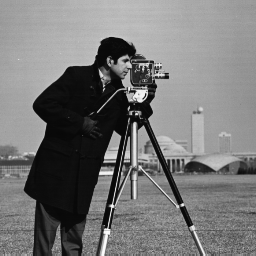
%> input picture lab2/images/cameraman.png, 256 x 256 px
$ octave --eval "es4;"   (GNU Octave 9; MATLAB toolbox functions it lacks are replaced by stand-ins)
%> lines starting %> are read from the running program, lines starting %| are printed output that depends on the picture
function es4()

cameraman = double(imread('./images/cameraman.png'));
%> cameraman: size 256x256 double; min 7, max 253, mean 118.7; mean of the top-left, top-right, bottom-left and bottom-right quarters 119.9, 153.8, 75.8, 125.4
wagon = double(imread('./images/wagon.png'));
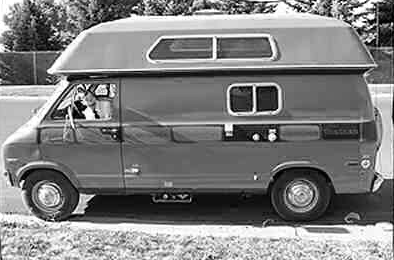
%> input picture lab2/images/wagon.png, 394 x 260 px
%> wagon: size 260x394 double; min 0, max 255, mean 127; mean of the top-left, top-right, bottom-left and bottom-right quarters 134.4, 128.9, 127.6, 117.4

p = {cameraman wagon};
%> p = 2 items
n = [3 5 25];    % kernel size
a = [.5 .9 2.5]; % alpha values

h = size(n,2);
w = size(a,2);

for k = 1:size(p,2) % iterate over images
    figure;
    for i = 1:h     % iterate over kernel sizes
        for j = 1:w % iterate over alpha values
            subplot(h, w, (i-1)*w+j);
            imagesc(conv2(p{:,k}, unsharpenFilter(n(i),a(j)), 'same'));
            axis image; axis off; colormap gray; caxis([0 255]);
        end
    end
end
%> `es4;`:
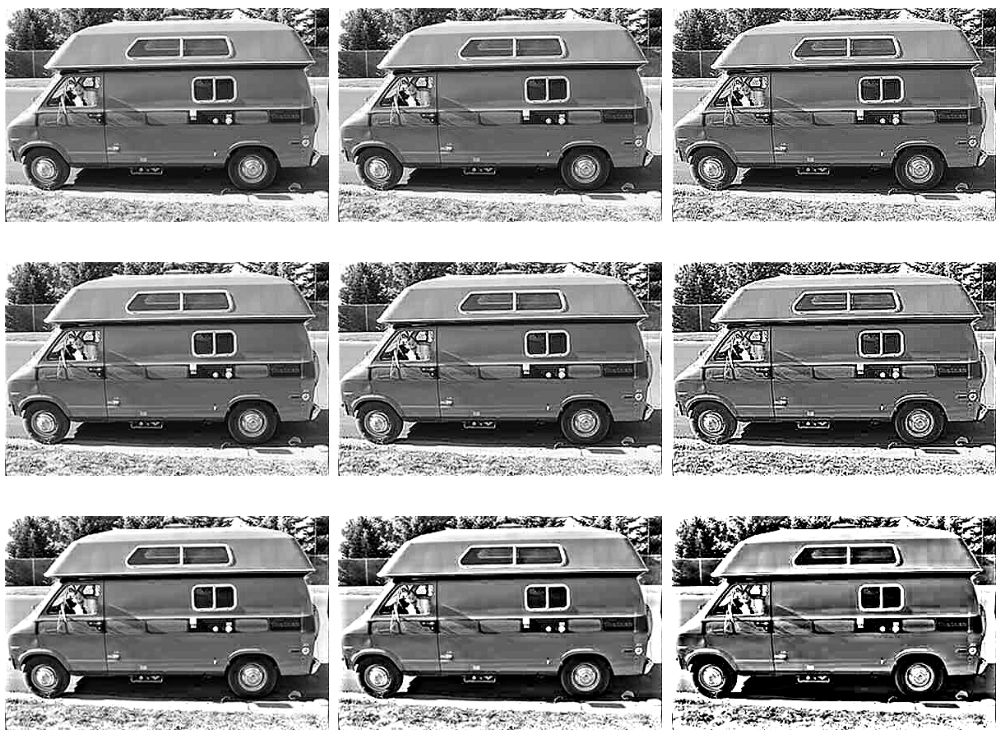
%> figure redrawn from the program's plot data, 9 panels
